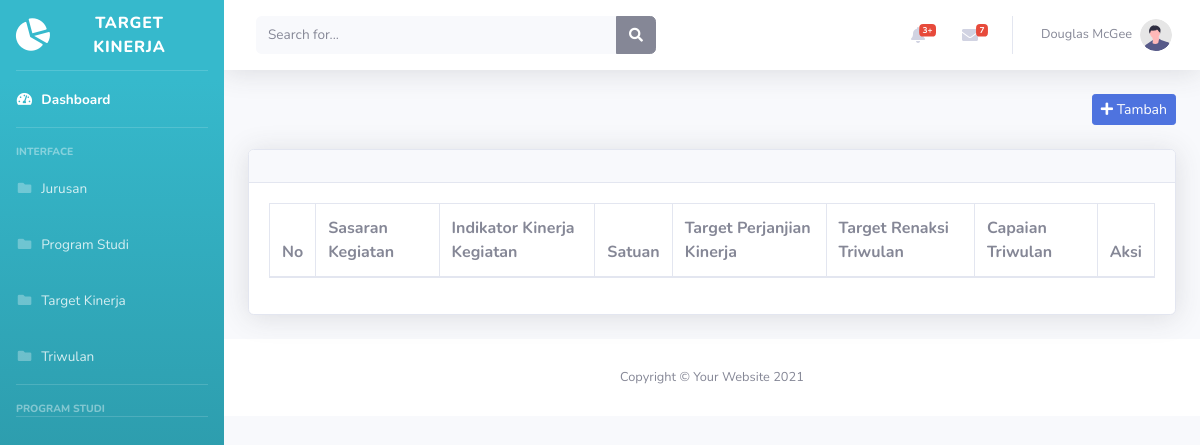
The app's page /tw.php, older data.
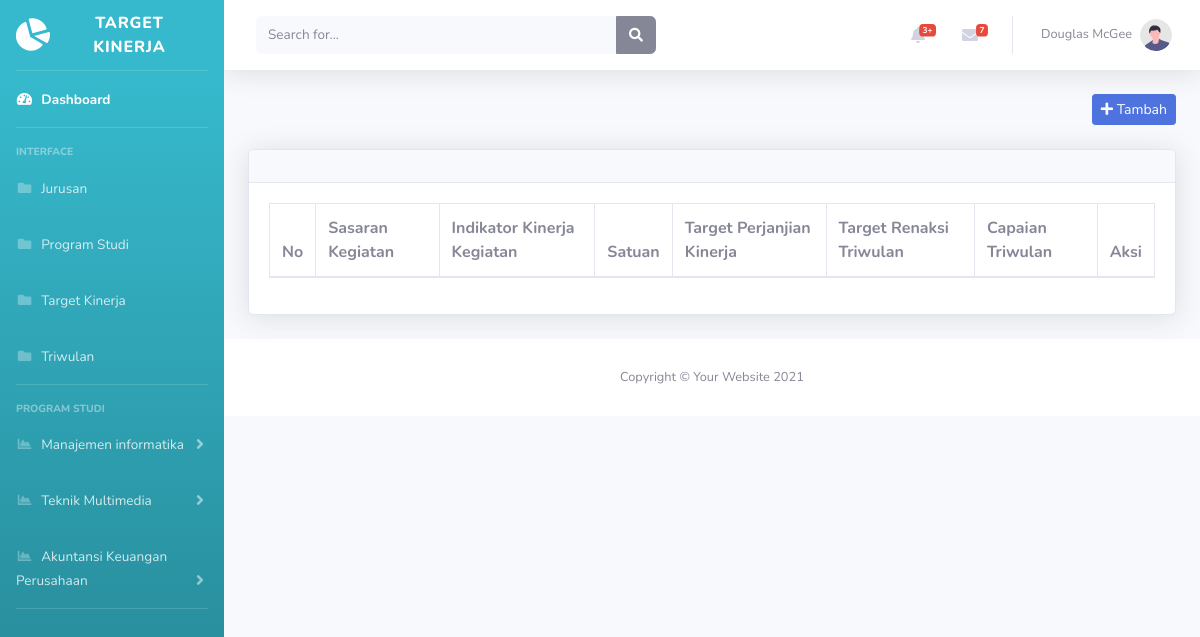
The same page, newer data.
### tables this page shows
CREATE TABLE `prodi` (
  `id_prodi` int(10) NOT NULL,
  `id_jurusan` int(11) NOT NULL,
  `nama_prodi` varchar(255) NOT NULL
);

### tw.php (the view, shortened to what the changed rows need)
<!DOCTYPE html>
<html lang="en">
  <head>
    <link
      href="vendor/fontawesome-free/css/all.min.css"
      rel="stylesheet"
      type="text/css"
    />
    <link href="css/sb-admin-2.min.css" rel="stylesheet" />
  </head>
  <body id="page-top">
    <div id="wrapper">
      <ul
        class="navbar-nav bg-gradient-info sidebar sidebar-dark accordion"
        id="accordionSidebar"
      >
        <?php
        include 'koneksi.php';
        $data = mysqli_query($koneksi, "SELECT * FROM prodi");
        while($d = mysqli_fetch_array($data)){
        ?>
        <li class="nav-item">
          <a
            class="nav-link collapsed"
            href="#"
            data-toggle="collapse"
            data-target="#collapsePages"
            aria-expanded="true"
            aria-controls="collapsePages"
          >
            <i class="fas fa-fw fa-chart-area"></i>
            <span><?php echo $d['nama_prodi']; ?></span>
          </a>
        </li>
        <?php } ?>
      </ul>
      <div id="content-wrapper" class="d-flex flex-column">
        <div id="content">
            <div class="container-fluid">
        <br/>
        <div class="card shadow mb-4">
            <div class="card-body">
                <div class="table-responsive">
                <form>
                    <table class="table table-bordered" id="dataTable" width="100%" cellspacing="0">
                        <thead>
                            <tr>
                                <th>No</th>
                                <th>Sasaran Kegiatan</th>
                                <th>Indikator Kinerja Kegiatan</th>
                                <th>Satuan</th>
                                <th>Target Perjanjian Kinerja</th>
                                <th>Target Renaksi Triwulan</th>
                                <th>Capaian Triwulan</th>
                                <th>Aksi</th>
                            </tr>
                        </thead>
                    </table>
                </form>
                </div>
            </div>
        </div>
        </div>
      </div>
    </div>
  </body>
</html>

Row changes from the older to the newer data that the page shows:
added prodi: nama_prodi "Manajemen informatika"
added prodi: nama_prodi "Teknik Multimedia"
added prodi: nama_prodi "Akuntansi Keuangan Perusahaan"
